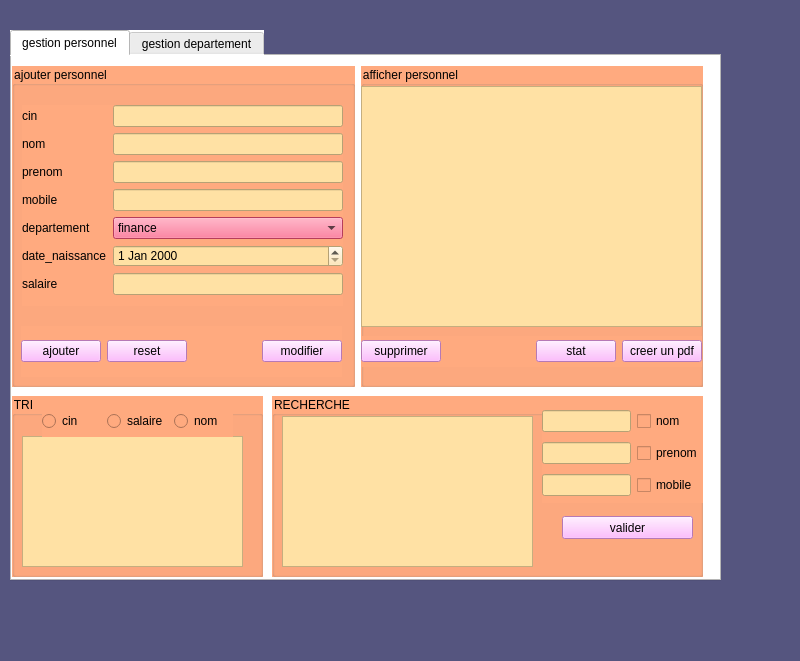
<?xml version="1.0" encoding="UTF-8"?>
<ui version="4.0">
 <class>MainWindow</class>
 <widget class="QMainWindow" name="MainWindow">
  <property name="geometry">
   <rect>
    <x>0</x>
    <y>0</y>
    <width>800</width>
    <height>661</height>
   </rect>
  </property>
  <property name="windowTitle">
   <string>MainWindow</string>
  </property>
  <property name="styleSheet">
   <string notr="true">background-color: rgb(206, 137, 103);
background-color: rgb(85, 85, 127);
</string>
  </property>
  <widget class="QWidget" name="centralwidget">
   <widget class="QTabWidget" name="tabWidget">
    <property name="geometry">
     <rect>
      <x>10</x>
      <y>30</y>
      <width>711</width>
      <height>551</height>
     </rect>
    </property>
    <property name="styleSheet">
     <string notr="true">alternate-background-color: rgb(255, 255, 127);
background-color: rgb(255, 255, 255);</string>
    </property>
    <property name="currentIndex">
     <number>0</number>
    </property>
    <widget class="QWidget" name="tab">
     <attribute name="title">
      <string>gestion personnel</string>
     </attribute>
     <widget class="QWidget" name="horizontalLayoutWidget">
      <property name="geometry">
       <rect>
        <x>0</x>
        <y>10</y>
        <width>691</width>
        <height>321</height>
       </rect>
      </property>
      <layout class="QHBoxLayout" name="horizontalLayout">
       <item>
        <widget class="QGroupBox" name="groupBox">
         <property name="styleSheet">
          <string notr="true">font: 10pt &quot;MS Shell Dlg 2&quot;;
background-color: rgb(255, 170, 127);</string>
         </property>
         <property name="title">
          <string>ajouter personnel</string>
         </property>
         <widget class="QWidget" name="formLayoutWidget">
          <property name="geometry">
           <rect>
            <x>10</x>
            <y>39</y>
            <width>321</width>
            <height>201</height>
           </rect>
          </property>
          <layout class="QFormLayout" name="formLayout">
           <item row="0" column="0">
            <widget class="QLabel" name="label">
             <property name="text">
              <string>cin</string>
             </property>
            </widget>
           </item>
           <item row="0" column="1">
            <widget class="QLineEdit" name="lineEditcin">
             <property name="styleSheet">
              <string notr="true">background-color: rgb(255, 170, 255);
background-color: rgb(255, 225, 164);</string>
             </property>
            </widget>
           </item>
           <item row="1" column="0">
            <widget class="QLabel" name="label_5">
             <property name="text">
              <string>nom</string>
             </property>
            </widget>
           </item>
           <item row="1" column="1">
            <widget class="QLineEdit" name="lineEditnom">
             <property name="styleSheet">
              <string notr="true">background-color: rgb(255, 170, 255);
background-color: rgb(255, 225, 164);</string>
             </property>
            </widget>
           </item>
           <item row="2" column="0">
            <widget class="QLabel" name="label_6">
             <property name="text">
              <string>prenom</string>
             </property>
            </widget>
           </item>
           <item row="2" column="1">
            <widget class="QLineEdit" name="lineEditprenom">
             <property name="styleSheet">
              <string notr="true">background-color: rgb(255, 170, 255);
background-color: rgb(255, 225, 164);</string>
             </property>
            </widget>
           </item>
           <item row="3" column="0">
            <widget class="QLabel" name="label_7">
             <property name="text">
              <string>mobile</string>
             </property>
            </widget>
           </item>
           <item row="3" column="1">
            <widget class="QLineEdit" name="lineEditmobile">
             <property name="styleSheet">
              <string notr="true">background-color: rgb(255, 170, 255);
background-color: rgb(255, 225, 164);
</string>
             </property>
            </widget>
           </item>
           <item row="4" column="0">
            <widget class="QLabel" name="label_4">
             <property name="text">
              <string>departement</string>
             </property>
            </widget>
           </item>
           <item row="5" column="0">
            <widget class="QLabel" name="label_3">
             <property name="text">
              <string>date_naissance</string>
             </property>
            </widget>
           </item>
           <item row="5" column="1">
            <widget class="QDateEdit" name="dateEditdate_naissance">
             <property name="styleSheet">
              <string notr="true">background-color: rgb(255, 170, 255);
background-color: rgb(255, 225, 164);
</string>
             </property>
            </widget>
           </item>
           <item row="6" column="0">
            <widget class="QLabel" name="label_2">
             <property name="text">
              <string>salaire</string>
             </property>
            </widget>
           </item>
           <item row="6" column="1">
            <widget class="QLineEdit" name="lineEditsalaire">
             <property name="styleSheet">
              <string notr="true">background-color: rgb(255, 170, 255);
background-color: rgb(255, 225, 164);</string>
             </property>
            </widget>
           </item>
           <item row="4" column="1">
            <widget class="QComboBox" name="comboBox">
             <property name="styleSheet">
              <string notr="true">background-color: rgb(255, 85, 127);</string>
             </property>
             <item>
              <property name="text">
               <string>finance</string>
              </property>
             </item>
             <item>
              <property name="text">
               <string>ressources humaines</string>
              </property>
             </item>
             <item>
              <property name="text">
               <string>administration</string>
              </property>
             </item>
             <item>
              <property name="text">
               <string>info</string>
              </property>
             </item>
             <item>
              <property name="text">
               <string>marketing</string>
              </property>
             </item>
            </widget>
           </item>
          </layout>
         </widget>
         <widget class="QWidget" name="horizontalLayoutWidget_2">
          <property name="geometry">
           <rect>
            <x>9</x>
            <y>260</y>
            <width>321</width>
            <height>51</height>
           </rect>
          </property>
          <layout class="QHBoxLayout" name="horizontalLayout_2">
           <item>
            <widget class="QPushButton" name="pushButton_2">
             <property name="styleSheet">
              <string notr="true">background-color: rgb(255, 170, 255);</string>
             </property>
             <property name="text">
              <string>ajouter</string>
             </property>
            </widget>
           </item>
           <item>
            <widget class="QPushButton" name="pushButton">
             <property name="styleSheet">
              <string notr="true">background-color: rgb(255, 170, 255);</string>
             </property>
             <property name="text">
              <string>reset</string>
             </property>
            </widget>
           </item>
           <item>
            <spacer name="horizontalSpacer">
             <property name="orientation">
              <enum>Qt::Horizontal</enum>
             </property>
             <property name="sizeHint" stdset="0">
              <size>
               <width>40</width>
               <height>20</height>
              </size>
             </property>
            </spacer>
           </item>
           <item>
            <widget class="QPushButton" name="pushButton_3">
             <property name="styleSheet">
              <string notr="true">background-color: rgb(255, 170, 255);</string>
             </property>
             <property name="text">
              <string>modifier</string>
             </property>
            </widget>
           </item>
          </layout>
         </widget>
        </widget>
       </item>
       <item>
        <widget class="QGroupBox" name="groupBox_2">
         <property name="styleSheet">
          <string notr="true">background-color: rgb(255, 170, 127);
font: 10pt &quot;MS Shell Dlg 2&quot;;
background-color: rgb(255, 170, 127);</string>
         </property>
         <property name="title">
          <string>afficher personnel</string>
         </property>
         <widget class="QWidget" name="verticalLayoutWidget">
          <property name="geometry">
           <rect>
            <x>0</x>
            <y>20</y>
            <width>341</width>
            <height>241</height>
           </rect>
          </property>
          <layout class="QVBoxLayout" name="verticalLayout">
           <item>
            <widget class="QTableView" name="tableView_3">
             <property name="styleSheet">
              <string notr="true">background-color: rgb(255, 170, 127);
background-color: rgb(255, 225, 164);</string>
             </property>
            </widget>
           </item>
          </layout>
         </widget>
         <widget class="QWidget" name="horizontalLayoutWidget_3">
          <property name="geometry">
           <rect>
            <x>0</x>
            <y>270</y>
            <width>341</width>
            <height>31</height>
           </rect>
          </property>
          <layout class="QHBoxLayout" name="horizontalLayout_3">
           <item>
            <widget class="QPushButton" name="pushButton_4">
             <property name="styleSheet">
              <string notr="true">background-color: rgb(255, 170, 255);</string>
             </property>
             <property name="text">
              <string>supprimer</string>
             </property>
            </widget>
           </item>
           <item>
            <spacer name="horizontalSpacer_2">
             <property name="orientation">
              <enum>Qt::Horizontal</enum>
             </property>
             <property name="sizeHint" stdset="0">
              <size>
               <width>40</width>
               <height>20</height>
              </size>
             </property>
            </spacer>
           </item>
           <item>
            <widget class="QPushButton" name="pushButton_6">
             <property name="styleSheet">
              <string notr="true">background-color: rgb(255, 170, 255);</string>
             </property>
             <property name="text">
              <string>stat</string>
             </property>
            </widget>
           </item>
           <item>
            <widget class="QPushButton" name="pushButton_10">
             <property name="styleSheet">
              <string notr="true">background-color: rgb(255, 170, 255);</string>
             </property>
             <property name="text">
              <string>creer un pdf</string>
             </property>
            </widget>
           </item>
          </layout>
         </widget>
        </widget>
       </item>
      </layout>
     </widget>
     <widget class="QGroupBox" name="groupBox_7">
      <property name="geometry">
       <rect>
        <x>0</x>
        <y>340</y>
        <width>251</width>
        <height>181</height>
       </rect>
      </property>
      <property name="styleSheet">
       <string notr="true">background-color: rgb(255, 170, 127);</string>
      </property>
      <property name="title">
       <string>TRI</string>
      </property>
      <widget class="QWidget" name="verticalLayoutWidget_7">
       <property name="geometry">
        <rect>
         <x>10</x>
         <y>40</y>
         <width>221</width>
         <height>131</height>
        </rect>
       </property>
       <layout class="QVBoxLayout" name="verticalLayout_7">
        <item>
         <widget class="QTableView" name="tableViewT">
          <property name="styleSheet">
           <string notr="true">background-color: rgb(255, 255, 255);
background-color: rgb(255, 225, 164);</string>
          </property>
         </widget>
        </item>
       </layout>
      </widget>
      <widget class="QWidget" name="horizontalLayoutWidget_8">
       <property name="geometry">
        <rect>
         <x>30</x>
         <y>10</y>
         <width>191</width>
         <height>31</height>
        </rect>
       </property>
       <layout class="QHBoxLayout" name="horizontalLayout_8">
        <item>
         <widget class="QRadioButton" name="radioButton">
          <property name="text">
           <string>cin</string>
          </property>
         </widget>
        </item>
        <item>
         <widget class="QRadioButton" name="radioButton_salaire">
          <property name="text">
           <string>salaire</string>
          </property>
         </widget>
        </item>
        <item>
         <widget class="QRadioButton" name="radioButton_2">
          <property name="text">
           <string>nom</string>
          </property>
         </widget>
        </item>
       </layout>
      </widget>
     </widget>
     <widget class="QWidget" name="verticalLayoutWidget_3">
      <property name="geometry">
       <rect>
        <x>260</x>
        <y>340</y>
        <width>431</width>
        <height>181</height>
       </rect>
      </property>
      <layout class="QVBoxLayout" name="verticalLayout_3">
       <item>
        <widget class="QGroupBox" name="groupBox_5">
         <property name="styleSheet">
          <string notr="true">background-color: rgb(255, 170, 127);</string>
         </property>
         <property name="title">
          <string>RECHERCHE</string>
         </property>
         <widget class="QWidget" name="gridLayoutWidget">
          <property name="geometry">
           <rect>
            <x>270</x>
            <y>10</y>
            <width>161</width>
            <height>97</height>
           </rect>
          </property>
          <layout class="QGridLayout" name="gridLayout">
           <item row="0" column="1">
            <widget class="QCheckBox" name="checkBox">
             <property name="text">
              <string>nom</string>
             </property>
            </widget>
           </item>
           <item row="0" column="0">
            <widget class="QLineEdit" name="lineEdit">
             <property name="styleSheet">
              <string notr="true">background-color: rgb(255, 225, 164);</string>
             </property>
            </widget>
           </item>
           <item row="1" column="1">
            <widget class="QCheckBox" name="checkBox_2">
             <property name="text">
              <string>prenom</string>
             </property>
            </widget>
           </item>
           <item row="1" column="0">
            <widget class="QLineEdit" name="lineEdit_3">
             <property name="styleSheet">
              <string notr="true">background-color: rgb(255, 225, 164);</string>
             </property>
            </widget>
           </item>
           <item row="2" column="1">
            <widget class="QCheckBox" name="checkBox_3">
             <property name="text">
              <string>mobile</string>
             </property>
            </widget>
           </item>
           <item row="2" column="0">
            <widget class="QLineEdit" name="lineEdit_2">
             <property name="styleSheet">
              <string notr="true">background-color: rgb(255, 225, 164);</string>
             </property>
            </widget>
           </item>
          </layout>
         </widget>
         <widget class="QPushButton" name="pushButton_5">
          <property name="geometry">
           <rect>
            <x>290</x>
            <y>120</y>
            <width>131</width>
            <height>23</height>
           </rect>
          </property>
          <property name="styleSheet">
           <string notr="true">background-color: rgb(255, 170, 255);</string>
          </property>
          <property name="text">
           <string>valider</string>
          </property>
         </widget>
         <widget class="QTableView" name="tableView">
          <property name="geometry">
           <rect>
            <x>10</x>
            <y>20</y>
            <width>251</width>
            <height>151</height>
           </rect>
          </property>
          <property name="styleSheet">
           <string notr="true">background-color: rgb(255, 225, 164);</string>
          </property>
         </widget>
        </widget>
       </item>
      </layout>
     </widget>
    </widget>
    <widget class="QWidget" name="tab_2">
     <attribute name="title">
      <string>gestion departement</string>
     </attribute>
     <widget class="QWidget" name="horizontalLayoutWidget_4">
      <property name="geometry">
       <rect>
        <x>9</x>
        <y>9</y>
        <width>681</width>
        <height>371</height>
       </rect>
      </property>
      <layout class="QHBoxLayout" name="horizontalLayout_4">
       <item>
        <widget class="QGroupBox" name="groupBox_4">
         <property name="styleSheet">
          <string notr="true">font: 10pt &quot;MS Shell Dlg 2&quot;;
background-color: rgb(255, 170, 127);</string>
         </property>
         <property name="title">
          <string>ajouter departement</string>
         </property>
         <widget class="QWidget" name="formLayoutWidget_2">
          <property name="geometry">
           <rect>
            <x>10</x>
            <y>80</y>
            <width>321</width>
            <height>101</height>
           </rect>
          </property>
          <layout class="QFormLayout" name="formLayout_2">
           <item row="0" column="0">
            <widget class="QLabel" name="label_8">
             <property name="styleSheet">
              <string notr="true">font: 11pt &quot;Palatino Linotype&quot;;
font: 10pt &quot;MS Shell Dlg 2&quot;;</string>
             </property>
             <property name="text">
              <string>nom</string>
             </property>
            </widget>
           </item>
           <item row="1" column="0">
            <widget class="QLabel" name="label_10">
             <property name="styleSheet">
              <string notr="true">font: 10pt &quot;MS Shell Dlg 2&quot;;</string>
             </property>
             <property name="text">
              <string>reference</string>
             </property>
            </widget>
           </item>
           <item row="1" column="1">
            <widget class="QLineEdit" name="lineEdit_reference">
             <property name="styleSheet">
              <string notr="true">background-color: rgb(255, 225, 164);</string>
             </property>
            </widget>
           </item>
           <item row="2" column="0">
            <widget class="QLabel" name="label_9">
             <property name="styleSheet">
              <string notr="true">font: 10pt &quot;MS Shell Dlg 2&quot;;</string>
             </property>
             <property name="text">
              <string>nb_employes</string>
             </property>
            </widget>
           </item>
           <item row="2" column="1">
            <widget class="QLineEdit" name="lineEdit_nb_employes">
             <property name="styleSheet">
              <string notr="true">background-color: rgb(255, 225, 164);</string>
             </property>
            </widget>
           </item>
           <item row="0" column="1">
            <widget class="QComboBox" name="comboBox_2">
             <property name="styleSheet">
              <string notr="true">background-color: rgb(255, 85, 127);</string>
             </property>
             <item>
              <property name="text">
               <string>finance</string>
              </property>
             </item>
             <item>
              <property name="text">
               <string>marketing</string>
              </property>
             </item>
             <item>
              <property name="text">
               <string>ressources humaines</string>
              </property>
             </item>
             <item>
              <property name="text">
               <string>administration</string>
              </property>
             </item>
             <item>
              <property name="text">
               <string>info</string>
              </property>
             </item>
            </widget>
           </item>
          </layout>
         </widget>
         <widget class="QWidget" name="horizontalLayoutWidget_6">
          <property name="geometry">
           <rect>
            <x>9</x>
            <y>250</y>
            <width>321</width>
            <height>61</height>
           </rect>
          </property>
          <layout class="QHBoxLayout" name="horizontalLayout_6">
           <item>
            <widget class="QPushButton" name="ajouter2">
             <property name="styleSheet">
              <string notr="true">background-color: rgb(255, 170, 255);</string>
             </property>
             <property name="text">
              <string>ajouter</string>
             </property>
            </widget>
           </item>
           <item>
            <widget class="QPushButton" name="pushButton_8">
             <property name="styleSheet">
              <string notr="true">background-color: rgb(255, 170, 255);</string>
             </property>
             <property name="text">
              <string>reset</string>
             </property>
            </widget>
           </item>
           <item>
            <spacer name="horizontalSpacer_3">
             <property name="orientation">
              <enum>Qt::Horizontal</enum>
             </property>
             <property name="sizeHint" stdset="0">
              <size>
               <width>40</width>
               <height>20</height>
              </size>
             </property>
            </spacer>
           </item>
           <item>
            <widget class="QPushButton" name="modifier_departement">
             <property name="styleSheet">
              <string notr="true">background-color: rgb(255, 170, 255);</string>
             </property>
             <property name="text">
              <string>modifier</string>
             </property>
            </widget>
           </item>
          </layout>
         </widget>
        </widget>
       </item>
       <item>
        <widget class="QGroupBox" name="groupBox_3">
         <property name="styleSheet">
          <string notr="true">font: 10pt &quot;MS Shell Dlg 2&quot;;
background-color: rgb(255, 170, 127);</string>
         </property>
         <property name="title">
          <string>afficher departement</string>
         </property>
         <widget class="QWidget" name="verticalLayoutWidget_2">
          <property name="geometry">
           <rect>
            <x>9</x>
            <y>19</y>
            <width>321</width>
            <height>221</height>
           </rect>
          </property>
          <layout class="QVBoxLayout" name="verticalLayout_2">
           <item>
            <widget class="QTableView" name="tableViewD">
             <property name="styleSheet">
              <string notr="true">background-color: rgb(255, 225, 164);</string>
             </property>
            </widget>
           </item>
          </layout>
         </widget>
         <widget class="QWidget" name="horizontalLayoutWidget_5">
          <property name="geometry">
           <rect>
            <x>10</x>
            <y>250</y>
            <width>321</width>
            <height>61</height>
           </rect>
          </property>
          <layout class="QHBoxLayout" name="horizontalLayout_5">
           <item>
            <spacer name="horizontalSpacer_4">
             <property name="orientation">
              <enum>Qt::Horizontal</enum>
             </property>
             <property name="sizeHint" stdset="0">
              <size>
               <width>40</width>
               <height>20</height>
              </size>
             </property>
            </spacer>
           </item>
           <item>
            <widget class="QPushButton" name="supprimer_departement">
             <property name="styleSheet">
              <string notr="true">background-color: rgb(255, 170, 255);</string>
             </property>
             <property name="text">
              <string>supprimer</string>
             </property>
            </widget>
           </item>
          </layout>
         </widget>
        </widget>
       </item>
      </layout>
     </widget>
    </widget>
   </widget>
  </widget>
  <widget class="QMenuBar" name="menubar">
   <property name="geometry">
    <rect>
     <x>0</x>
     <y>0</y>
     <width>800</width>
     <height>21</height>
    </rect>
   </property>
  </widget>
  <widget class="QStatusBar" name="statusbar"/>
 </widget>
 <resources/>
 <connections/>
</ui>
